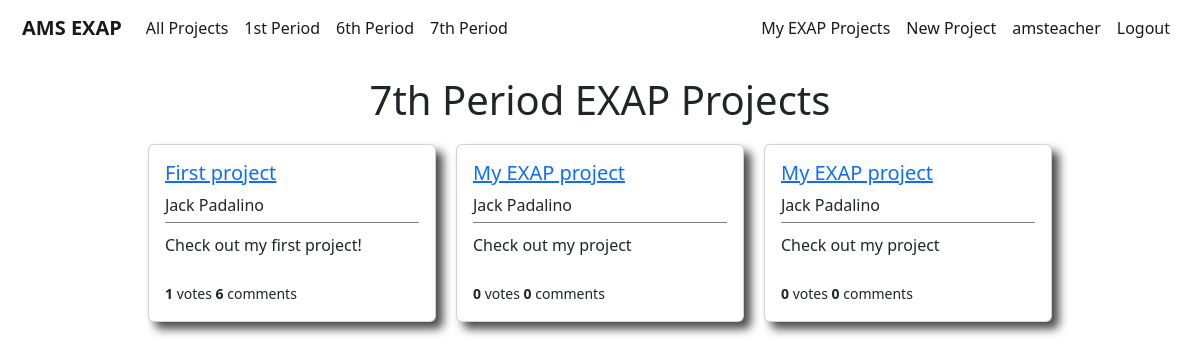
The page /users/seventhperiodprojects/ (signed in) on the database as committed earlier.
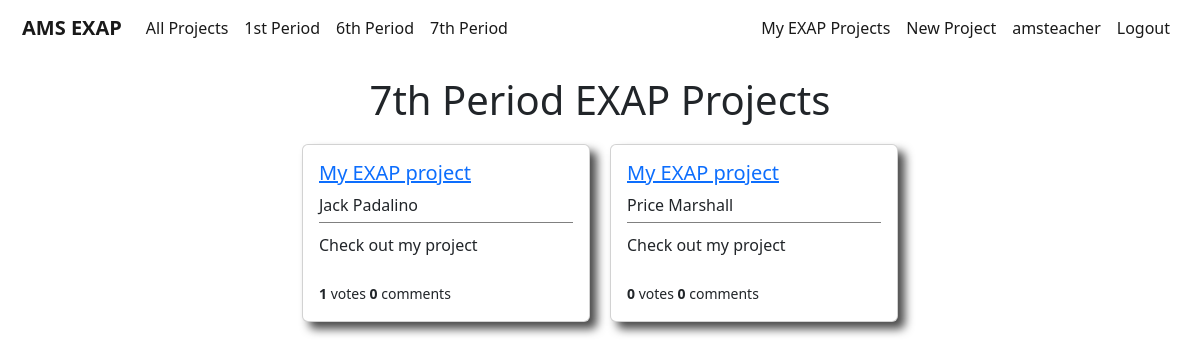
The same page on the database as committed later.
### users/models.py (models this page shows, shortened)
class Project(models.Model):
    student = models.ForeignKey(User,on_delete=models.CASCADE)
    period = models.IntegerField(choices=periods,default=1)
    liked = models.ManyToManyField(User,default=None,blank=True,related_name='likes')
    title = models.CharField(max_length=50,default='My EXAP project')
    blurb = models.CharField(max_length=100,default='Check out my project')
    description = models.TextField(default="I haven't written my project description yet, but trust me it will be awesome!")

### users/views.py (the view)
# urls.py: path('seventhperiodprojects/',SeventhPeriodProjectListView.as_view(),name='users-seventhperiodprojects'),
class SeventhPeriodProjectListView(LoginRequiredMixin,ListView):
    model = Project
    template_name = 'users/seventhperiodprojects.html'
    context_object_name = 'projects'
    def get_queryset(self):
        projects = Project.objects.filter(period=7)
        return projects

### users/templates/users/seventhperiodprojects.html
{% extends 'main/base.html' %}
{% block content %}
<div class='page-title'>
    <h1>7th Period EXAP Projects</h1>
</div>
{% if user.is_authenticated %}
    <div class='container'>
        {% for project in projects %}
            <div class="card project-card" style="width: 18rem;">
                <div class="card-body project-card-body">
                    <h5><a class="article-title" href="{% url 'project-details' project.pk %}">{{ project.title }}</a></h5>
                    <h8 class="card-title project-card-student">{{ project.student.first_name }} {{ project.student.last_name }}</h8>
                    <div class='project-card-blurb'>
                        <p class="card-text project-card-text">{{ project.blurb }}</p>
                    </div>
                    <br>
                    <small><b>{{ project.liked.all.count }}</b> votes <b>{{ project.comments.all.count }}</b> comments</small>
                </div>
            </div>
        {% endfor %}
    </div>
{% endif %}
{% endblock content %}

Rows that differ between the two databases and show on the page:
removed Project: title "First project", student.first_name "Jack", student.last_name "Padalino", blurb "Check out my first project!", liked.all.count "1", comments.all.count "6"
removed Project: title "My EXAP project", student.first_name "Jack", student.last_name "Padalino", blurb "Check out my project", liked.all.count "0", comments.all.count "0"
removed Project: title "My EXAP project", student.first_name "Jack", student.last_name "Padalino", blurb "Check out my project", liked.all.count "0", comments.all.count "0"
added Project: title "My EXAP project", student.first_name "Jack", student.last_name "Padalino", blurb "Check out my project", liked.all.count "1", comments.all.count "0"
added Project: title "My EXAP project", student.first_name "Price", student.last_name "Marshall", blurb "Check out my project", liked.all.count "0", comments.all.count "0"
